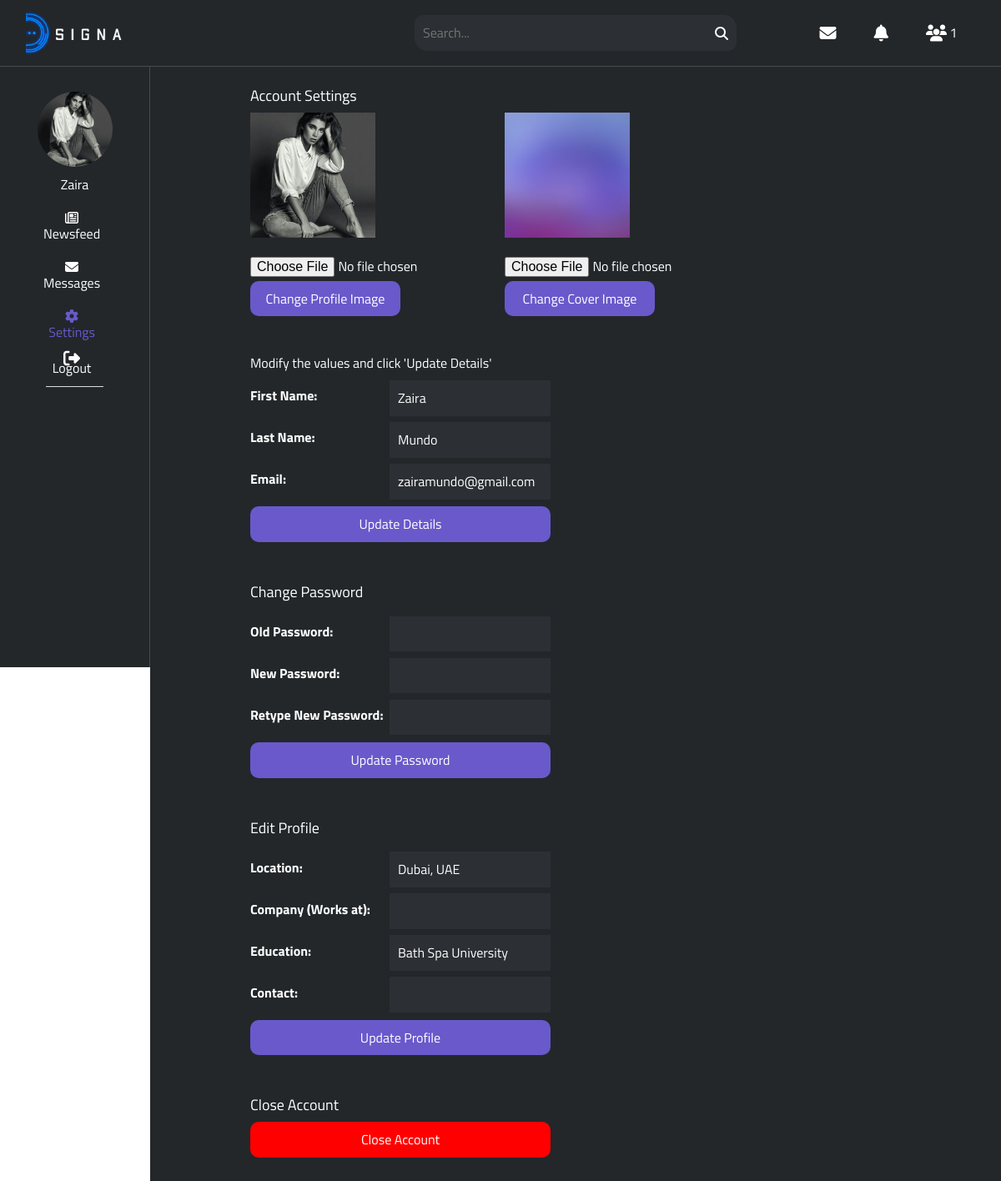
/settings.php (signed in), run on the app's committed database.
### tables this page shows
CREATE TABLE `users` (
  `id` int(11) NOT NULL,
  `first_name` varchar(25) NOT NULL,
  `last_name` varchar(25) NOT NULL,
  `username` varchar(100) NOT NULL,
  `email` varchar(100) NOT NULL,
  `password` varchar(255) NOT NULL,
  `signup_date` date NOT NULL,
  `profile_pic` varchar(255) NOT NULL,
  `cover_pic` varchar(255) NOT NULL,
  `num_posts` int(11) NOT NULL,
  `user_closed` varchar(3) NOT NULL,
  `friend_array` text NOT NULL
);

CREATE TABLE `profile_user` (
  `id` int(11) NOT NULL,
  `users` varchar(60) DEFAULT NULL,
  `address` text DEFAULT NULL,
  `works` text DEFAULT NULL,
  `education` text DEFAULT NULL,
  `contacts` char(15) DEFAULT NULL
);

### private/includes/classes/Notification.php (called while the page is built, shortened)
<?php
class Notification
{
	private $user_obj;
	private $con;
	public function __construct($con, $user)
	{
		$this->con = $con;
		$this->user_obj = new User($con, $user);
	}
	public function getUnreadNumber()
	{
		$userLoggedIn = $this->user_obj->getUsername();
		$query = $this->con->prepare("SELECT * FROM notifications WHERE viewed='no' AND user_to=?");
		$query->bind_param("s", $userLoggedIn);
		$query->execute();
		$result = $query->get_result();
		return $result->num_rows;
	}
}

### private/includes/classes/User.php (called while the page is built, shortened)
<?php
class User
{
	private $user;
	public function __construct($con, $user)
	{
		$user_details_query = mysqli_query($con, "SELECT * FROM users WHERE username='$user'");
		$this->user = mysqli_fetch_array($user_details_query);
	}
	public function getUsername()
	{
		return $this->user['username'];
	}
}

### private/includes/classes/Message.php (called while the page is built, shortened)
<?php
class Message
{
	public function __construct($con, $user)
	{
		$this->user_obj = new User($con, $user);
	}
}

### public/settings.php (the view, shortened to what this page needs)
<?php
$active = 'settings';
include("../private/includes/header.php");
include("../private/includes/navigation.php");
?>
<div class="setting_main_column">
	<h4>Account Settings</h4>
	<div class="profile_images">
		<div class="profile_pic">
			<figure class='small_profile_pic'>
				<?php
				echo "<img src='../" . $user['profile_pic'] . "' >";
				?>
			</figure>
			<br>
			<form action="settings.php" method="post" enctype="multipart/form-data">
				<input type="file" name="image" />
				<input type="submit" name="change_image" value="Change Profile Image" />
			</form>
		</div>
		<div class="cover_pic">
			<figure class='small_profile_pic'>
				<?php
				echo "<img src='../" . $user['cover_pic'] . "' >";
				?>
			</figure>
			<br>
			<form action="settings.php" method="post" enctype="multipart/form-data">
				<input type="file" name="cover_image" />
				<input type="submit" name="change_cover" value="Change Cover Image" />
			</form>
		</div>
	</div>
	Modify the values and click 'Update Details'
	<?php
	$user_data_query = mysqli_query($con, "SELECT first_name, last_name, email FROM users WHERE username='$userLoggedIn'");
	$row = mysqli_fetch_array($user_data_query);
	$first_name = $row['first_name'];
	$last_name = $row['last_name'];
	$email = $row['email'];
	?>
	<form action="settings.php" method="POST">
		<div class="input-group">
			<label>First Name:</label>
			<input type="text" name="first_name" value="<?php echo $first_name; ?>" id="settings_input">
		</div>
		<div class="input-group">
			<label>Last Name:</label>
			<input type="text" name="last_name" value="<?php echo $last_name; ?>" id="settings_input">
		</div>
		<div class="input-group">
			<label>Email:</label>
			<input type="text" name="email" value="<?php echo $email; ?>" id="settings_input">
		</div>
		<input type="submit" name="update_details" id="save_details" value="Update Details" class="info settings_submit"><br>
	</form>
	<h4>Change Password</h4>
	<form action="settings.php" method="POST">
		<div class="input-group">
			<label>Old Password:</label>
			<input type="password" name="old_password" id="settings_input">
		</div>
		<div class="input-group">
			<label>New Password:</label>
			<input type="password" name="new_password_1" id="settings_input">
		</div>
		<div class="input-group">
			<label>Retype New Password:</label>
			<input type="password" name="new_password_2" id="settings_input">
		</div>
		<input type="submit" name="update_password" id="save_details" value="Update Password" class="info settings_submit"><br>
	</form>
	<h4>Edit Profile</h4>
	<?php
	$profile_value = mysqli_query($con, "SELECT * FROM profile_user WHERE users='$userLoggedIn'");
	$valueRow = mysqli_fetch_array($profile_value);
	$locationValue = "";
	$companyValue = "";
	$educationValue = "";
	$contactValue = "";
	if ($valueRow != NULL) {
		$locationValue = $valueRow['address'];
		$companyValue = $valueRow['works'];
		$educationValue = $valueRow['education'];
		$contactValue = $valueRow['contacts'];
		if ($companyValue == NULL || $companyValue == "") {
			$companyValue = "";
		}
		if ($contactValue == NULL ||$contactValue == "") {
			$contactValue = "";
		}
	}
	?>
	<form action="settings.php" method="POST">
		<div class="input-group">
			<label>Location:</label>
			<input type="location" name="location" id="settings_input" value="<?php echo $locationValue; ?>">
		</div>
		<div class="input-group">
			<label>Company (Works at):</label>
			<input type="company" name="company" id="settings_input" value="<?php echo $companyValue; ?>">
		</div>
		<div class="input-group">
			<label>Education:</label>
			<input type="education" name="education" id="settings_input" value="<?php echo $educationValue; ?>">
		</div>
		<div class="input-group">
			<label>Contact:</label>
			<input type="contact" name="contact" id="settings_input" value="<?php echo $contactValue; ?>">
		</div>
		<input type="submit" name="update_introduction" id="save_details" value="Update Profile" class="info settings_submit"><br>
	</form>
	<h4>Close Account</h4>
	<form action="settings.php" method="POST">
		<input type="submit" name="close_account" id="close_account" value="Close Account" class="danger settings_submit">
	</form>
</div>

### private/includes/navigation.php
<div class="sidebar">
    <a href="<?php echo $userLoggedIn; ?>" class="<?php if($active == 'profile'){
            echo 'active';
        } ?>">
        <figure>
            <img src="../<?php echo $user['profile_pic']; ?>">
        </figure>
        <?php echo $user['first_name']; ?>
    </a>
    <div class="nav-tabs">
        <a href="index.php" class="<?php if($active == 'index'){
            echo 'active';
        } ?>"><i class="far fa-newspaper"></i>Newsfeed</a>
        <a href="messages.php" class="<?php if($active == 'message'){
            echo 'active';
        } ?>"><i class="fas fa-envelope"></i>Messages</a>
        <a href="settings.php" class="<?php if($active == 'settings'){
            echo 'active';
        } ?>"><i class="fas fa-cog"></i>Settings</a>
        <a href="../private/includes/handlers/logout.php"><i class="fa fa-sign-out fa-lg"></i>Logout</a>
    </div>
</div>

### assets/css/stylesheet.css (style rules this page uses)
* { margin: 0; padding: 0; -webkit-box-sizing: border-box; box-sizing: border-box; }
body { height: auto; width: 100vw; font-size: 16px; font-family: "Titillium Web", sans-serif; overflow-x: hidden; cursor: default; }
a { cursor: pointer; text-decoration: none; }
.sidebar { height: 90vh; width: 15vw; display: -webkit-box; display: -ms-flexbox; display: flex; -webkit-box-orient: vertical; -webkit-box-direction: normal; -ms-flex-direction: column; flex-direction: column; -webkit-box-pack: start; -ms-flex-pack: start; justify-content: flex-start; -webkit-box-align: center; -ms-flex-align: center; align-items: center; background-color: #23272a; border-right: solid 1px #4b4a4a; position: fixed; padding: 20px 5px; top: 10vh; }
.sidebar a { height: auto; width: 90%; display: -webkit-box; display: -ms-flexbox; display: flex; -webkit-box-orient: vertical; -webkit-box-direction: normal; -ms-flex-direction: column; flex-direction: column; -webkit-box-pack: center; -ms-flex-pack: center; justify-content: center; -webkit-box-align: center; -ms-flex-align: center; align-items: center; color: #FFFFFF; padding: 10px 0; }
.sidebar a figure { height: 90px; width: 90px; margin-bottom: 10px; border-radius: 50px; overflow: hidden; }
.sidebar a figure img { height: 100%; width: 100%; -o-object-fit: cover; object-fit: cover; }
.sidebar .active { color: #6959cb; }
.setting_main_column { position: absolute; top: 10vh; left: 15vw; height: auto; width: 85vw; background-color: #23272a; display: -webkit-box; display: -ms-flexbox; display: flex; -webkit-box-orient: vertical; -webkit-box-direction: normal; -ms-flex-direction: column; flex-direction: column; -webkit-box-pack: center; -ms-flex-pack: center; justify-content: center; -webkit-box-align: start; -ms-flex-align: start; align-items: flex-start; padding: 15px 10vw; min-height: 90vh; color: #FFFFFF; }
.setting_main_column .profile_images { display: -webkit-box; display: -ms-flexbox; display: flex; -webkit-box-orient: horizontal; -webkit-box-direction: normal; -ms-flex-direction: row; flex-direction: row; -webkit-box-pack: justify; -ms-flex-pack: justify; justify-content: space-between; -webkit-box-align: center; -ms-flex-align: center; align-items: center; }
.setting_main_column .profile_images .small_profile_pic { height: 150px; width: 150px; overflow: hidden; }
.setting_main_column .profile_images .small_profile_pic img { height: 100%; width: 100%; -o-object-fit: cover; object-fit: cover; }
.setting_main_column .profile_images input[type="submit"] { margin: 5px 0; width: 15vw; padding: 10px; background-color: #6959cb; border-radius: 10px; border: none; }
.setting_main_column form { margin-bottom: 5vh; }
.setting_main_column form .input-group { width: 30vw; height: 5vh; margin: 10px 0; display: -webkit-box; display: -ms-flexbox; display: flex; -webkit-box-orient: horizontal; -webkit-box-direction: normal; -ms-flex-direction: row; flex-direction: row; -webkit-box-pack: justify; -ms-flex-pack: justify; justify-content: space-between; -webkit-box-align: center; -ms-flex-align: center; align-items: center; }
.setting_main_column form .input-group label { width: 15vw; }
.setting_main_column form .input-group input { background-color: #2c2f33; border: none; padding: 10px; }
.setting_main_column form #save_details { width: 30vw; padding: 10px; background-color: #6959cb; border-radius: 10px; border: none; }
.setting_main_column form #close_account { background-color: red; width: 30vw; padding: 10px; border-radius: 10px; border: none; }

### data on the page
users: profile_pic (picture), first_name "Zaira", cover_pic (picture), last_name "Mundo", email "zairamundo@gmail.com"
profile_user: location "Dubai, UAE", education "Bath Spa University"

### other printed values
$num_requests "1"
